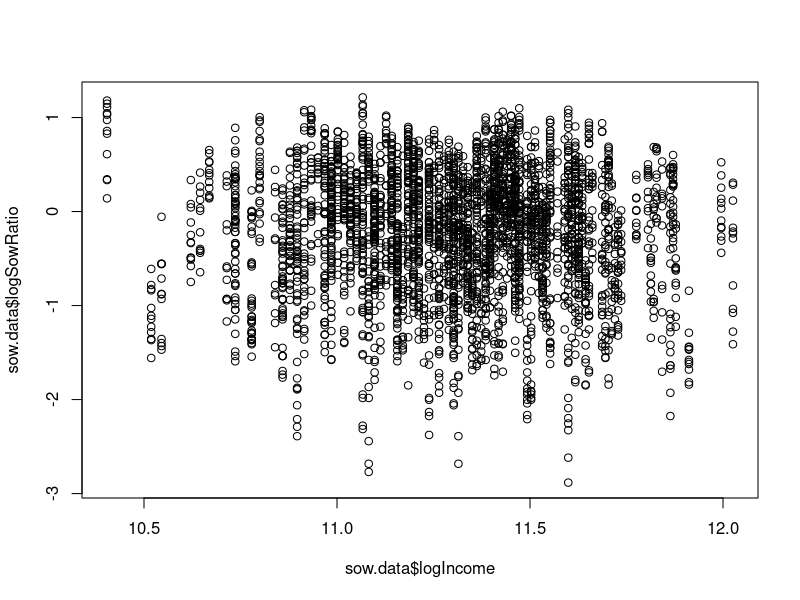
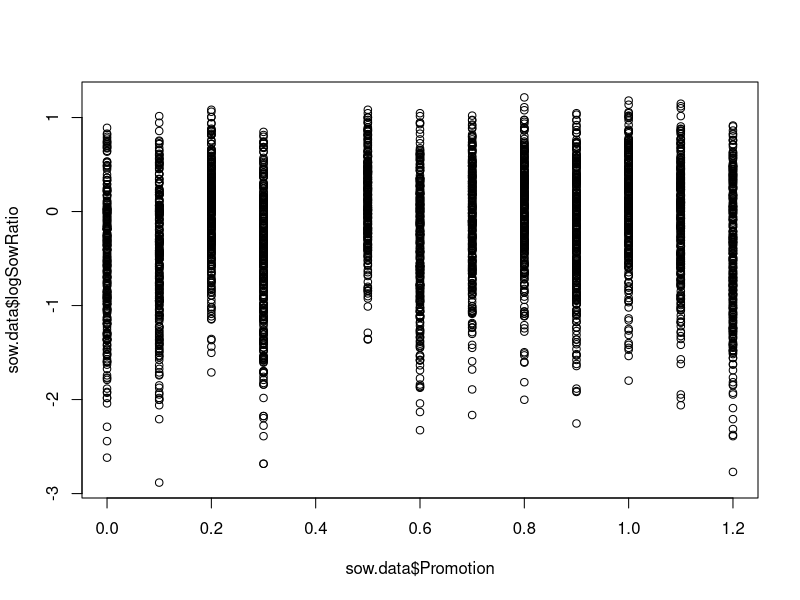
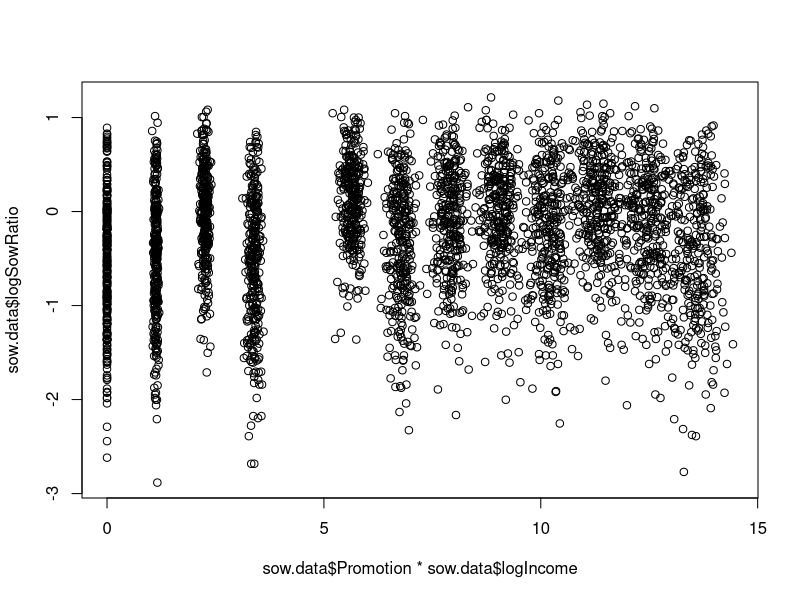
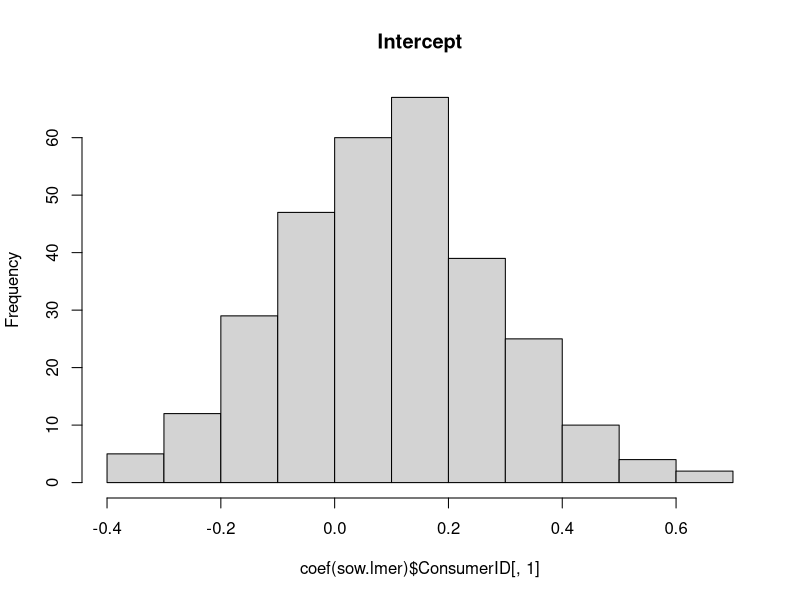
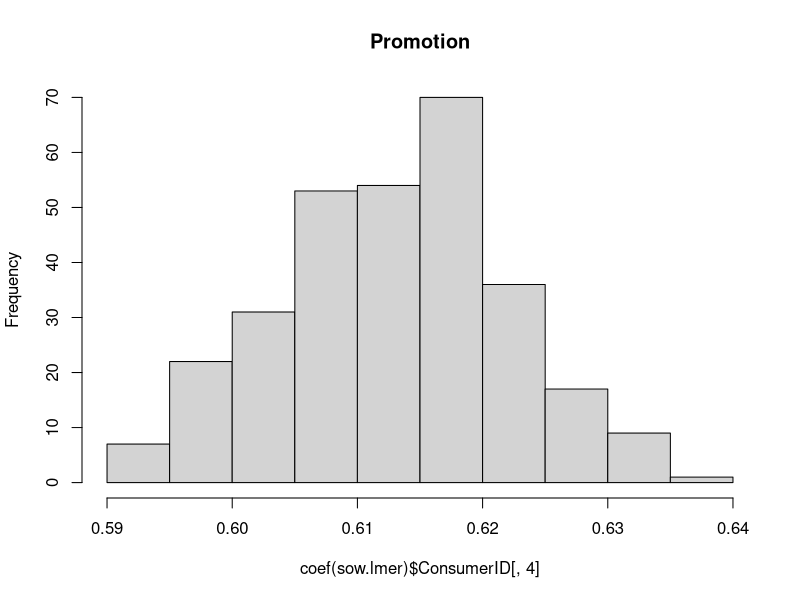
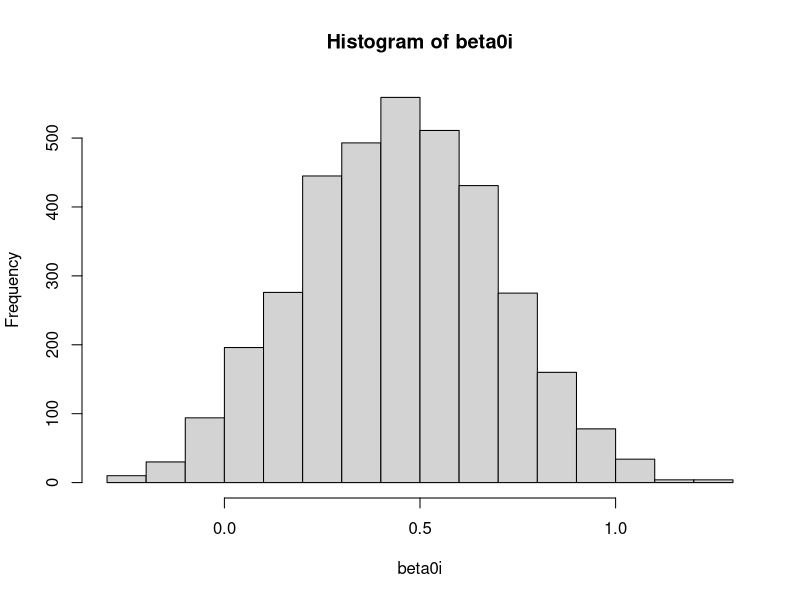
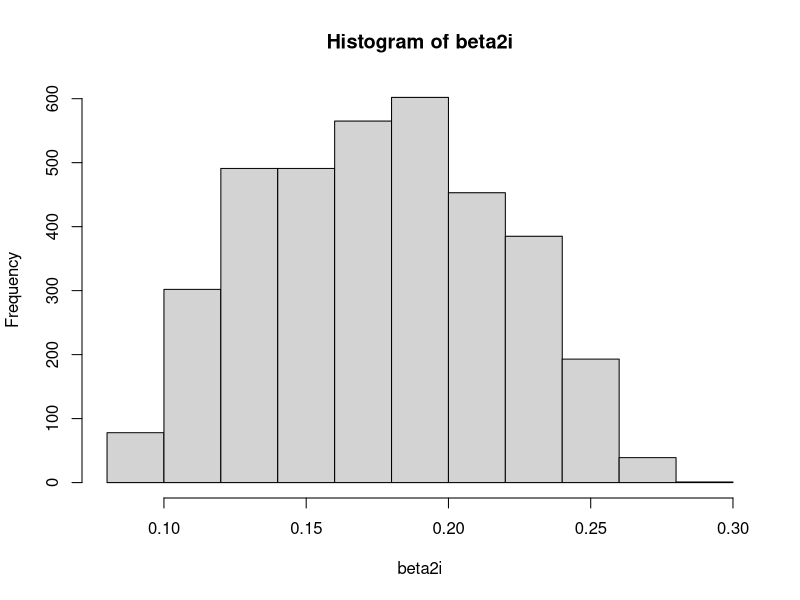
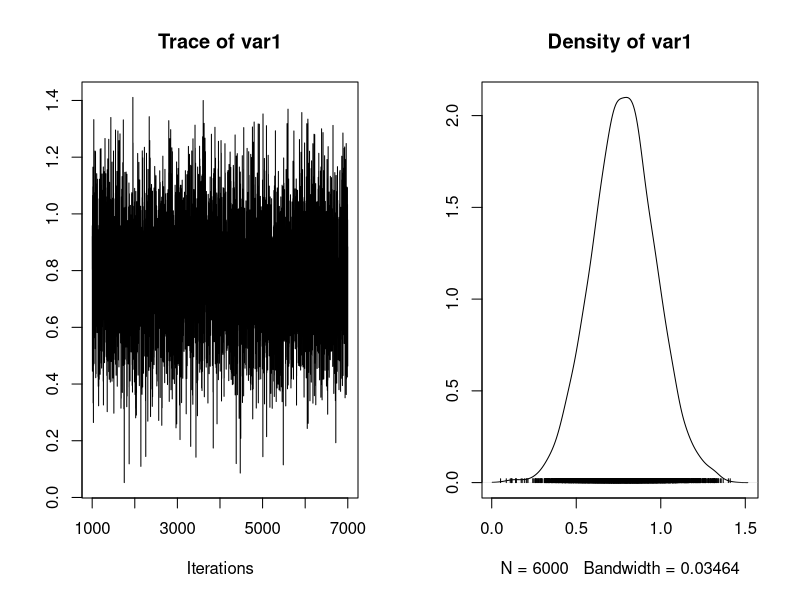

These figures' R source, in order:
## ---- chunk 1
knitr::opts_chunk$set(echo = TRUE)
## ---- chunk 2
setwd("~/3_Spring Classes/Marketing Analytics/Assignment 1")
sow.data <- read.csv("CreditCard_SOW_data.csv")

sow.data$ConsumerID <- as.factor(sow.data$ConsumerID)
sow.data$logIncome = log(sow.data$Income)
sow.data$logSowRatio = log(sow.data$WalletShare/(1-sow.data$WalletShare))

str(sow.data)
## ---- chunk 3
sow.lm <- lm(logSowRatio ~ History + Balance + Promotion + History:Promotion + logIncome:Promotion, sow.data)

summary(sow.lm)
## ---- chunk 4
library(lme4)

sow.lmer = lmer(logSowRatio ~ History + Balance + Promotion + History:Promotion + logIncome:Promotion + (1+ Promotion|ConsumerID), data=sow.data, REML=F)

sow.lmer = lmer(logSowRatio ~ History + Balance + Promotion + History:Promotion + logIncome:Promotion + (1+ Promotion|ConsumerID), data=sow.data, REML=T, control=lmerControl(optimizer="Nelder_Mead"))

summary(sow.lmer)
## ---- chunk 5
fixef(sow.lmer)

head(coef(sow.lmer)$ConsumerID,5)
## ---- chunk 6
plot(sow.data$logIncome,sow.data$logSowRatio)
plot(sow.data$Promotion,sow.data$logSowRatio)
plot(sow.data$Promotion*sow.data$logIncome,sow.data$logSowRatio)
## ---- chunk 7
#checking coefficients of random effects
head(ranef(sow.lmer)$ConsumerID, 5)
#checking the assumption if random effects are normally distributed
hist(coef(sow.lmer)$ConsumerID[,1], main="Intercept")
hist(coef(sow.lmer)$ConsumerID[,4], main="Promotion")
## ---- chunk 8
# beta0i = intercept of fixed effects + beta for history * history + intercept for random effect
beta0i = fixef(sow.lmer)[1] + fixef(sow.lmer)[2] * sow.data$History + ranef(sow.lmer)$ConsumerID[,1]  
hist(beta0i)
# beta2i = beta for promotion * promotion + beta for interaction of history and promotion * history * promotion + beta for interaction of logincome and promotion * logincome * promotion + promotion value for random effects
beta2i = fixef(sow.lmer)[4]+ fixef(sow.lmer)[5] * sow.data$History + fixef(sow.lmer)[6] * sow.data$logIncome + ranef(sow.lmer)$ConsumerID[,2]
hist(beta2i)

## ---- chunk 9
AIC(sow.lmer)
AIC(sow.lm)

BIC(sow.lmer)
BIC(sow.lm)

## ---- chunk 10
library(MCMCpack)

sow.ba1 = MCMCregress(logSowRatio ~ History + Balance + Promotion + History:Promotion + logIncome:Promotion,mcmc=6000, data=sow.data)
## ---- chunk 11
summary(sow.ba1)
## ---- chunk 12
#beta3 = promotion
plot(sow.ba1[,4])

autocorr.plot(sow.ba1[,4])

#beta5 = logIncome * promotion
plot(sow.ba1[,6])

autocorr.plot(sow.ba1[,6])

#traceplot(m1[,"price"], main="Price Coefficient")

#densplot(m1[,"price"], main="Price Coefficient")

apply(sow.ba1, 2, quantile, probs=c(0.025, 0.5, 0.975))

## ---- chunk 13
#library(MCMC)
sow.ba2 = MCMChregress(fixed=logSowRatio ~ History + Balance + Promotion + History:Promotion + logIncome:Promotion, random=~Promotion, group="ConsumerID", data=sow.data, r=2,R=diag(2))
## ---- chunk 14
summary(sow.ba2$mcmc[,1:6])
## ---- chunk 15
#mu1 = coefficient of fixed effect history
plot(sow.ba2$mcmc[,2])
autocorr.plot(sow.ba2$mcmc[,2])

#beta1 = coefficient of balance
plot(sow.ba2$mcmc[,3])
autocorr.plot(sow.ba2$mcmc[,3])


#gamma2 = coefficient of interaction of logIncome and Promotion
plot(sow.ba2$mcmc[,6])
autocorr.plot(sow.ba2$mcmc[,6])

## ---- chunk 16
#Comparing with beta5 and beta1 of linear model
#beta5 = coefficient of interaction of History and Promotion
plot(sow.ba1[,6])
autocorr.plot(sow.ba1[,6])

#beta2 = coefficient of balance
plot(sow.ba1[,3])
autocorr.plot(sow.ba1[,3])

#beta1 = coefficient of history
plot(sow.ba1[,2])
autocorr.plot(sow.ba1[,2])
